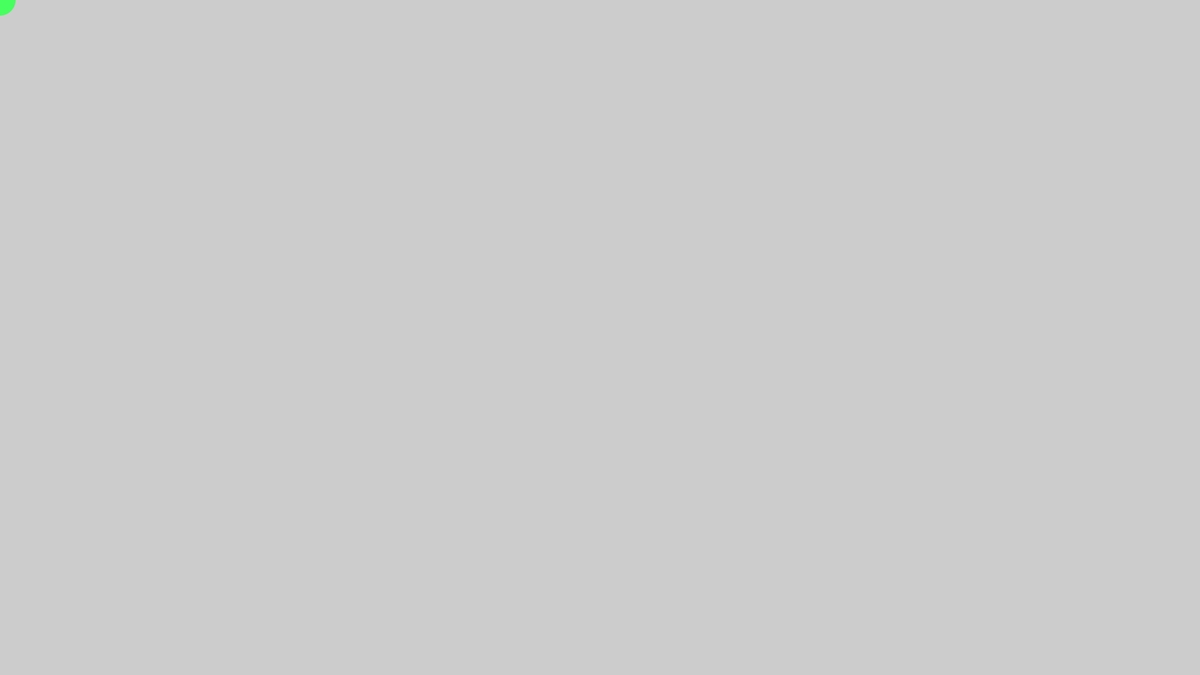
Frame 1 (no input)
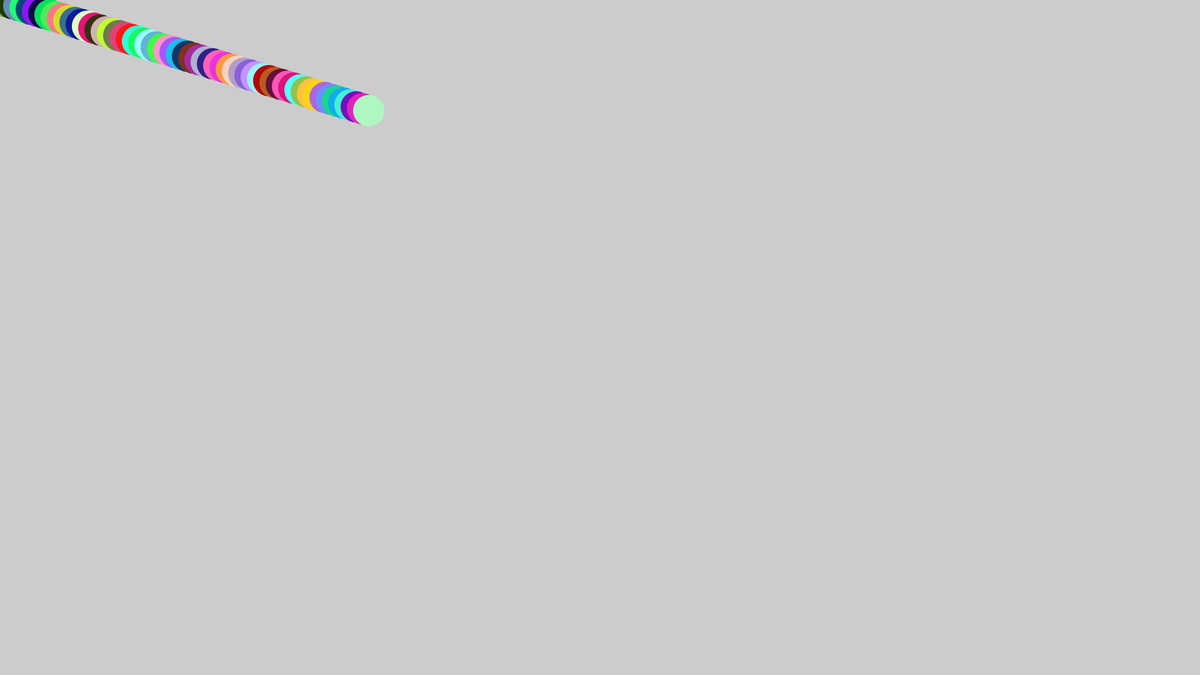
Frame 60 (the mouse pressed at the canvas centre just before this capture)
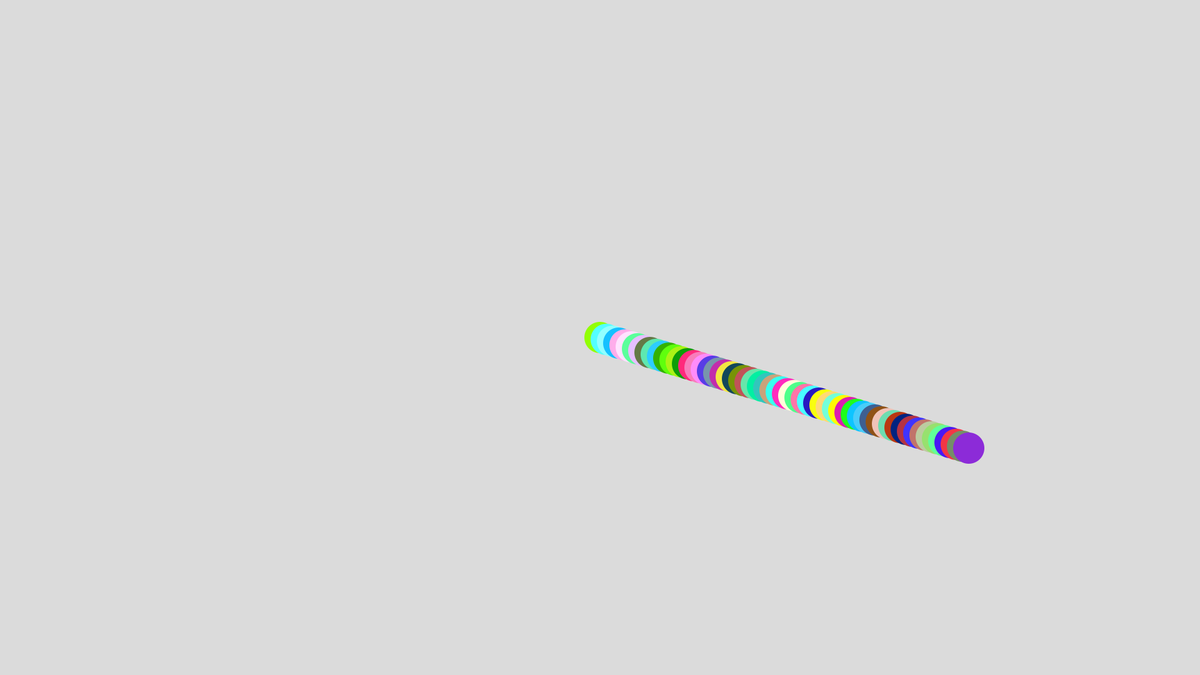
Frame 120 (the mouse held since frame 60 and released just before this capture)

The Processing sketch that drew these frames (run headless with seeded random() and noise(); from frame 60 on, the mouse is pressed at the canvas centre):

// Processing sketch: processing_37308
// ── processing_37308.pde

/*Marvin Yan
 * Press all the mouse buttons, including the center button!
 * Also drag the mouse. Right button changes background color
 * Center clears*/
float y;
float x;
void setup()
{
  noStroke();
  size( 1920, 1080);
  smooth ();
  y = 50;
  x = 50;
  fill (random ( 0, 300), random (0, 300), random (0, 300));
}


void draw()
{
 if ( mouseX > pmouseX + 175)
 {
   background (random (0,250));
 }
 if (mouseX > 1000);
 {
   strokeWeight(500);
   fill (random ( 0, 300), random (0, 300), random (0, 300));
   line (mouseX-500,mouseY - 75, 1000,993);
   
 }
 
  if (mousePressed)
  {
    mouseX = mouseX;
    if (mouseButton == LEFT)
    {
      fill (random ( 0, 200), random (0, 200), random (0, 200));
    }
    if (mouseButton == RIGHT)
    {
      background(random (0, 300), random (0, 300), random (0, 300));
    }
    if (mouseButton == CENTER)
    {
      background (0);
    }
  }
  ellipse (mouseX, mouseY, x, y);
  mouseX = mouseX + 10;
  mouseY = mouseY + 3;
}

void mouseReleased()
{
  y = pmouseY;
}
void mouseDragged()
{
  x = random(0, 300);
  y = random(0, 300);
}

void mouseClicked()
  {
    fill (random ( 0, 200), random (0, 200), random (0, 200));
    triangle (mouseX+100, mouseY-250, pmouseX+95, mouseY-100, mouseX+155, pmouseY-105);
  }
